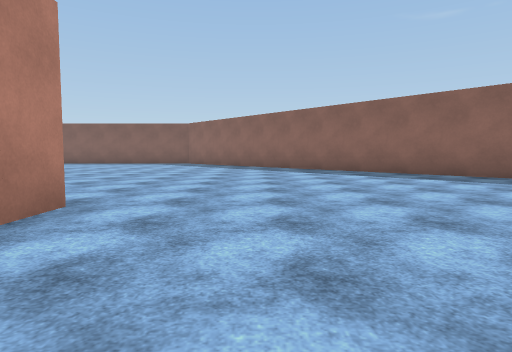
view 1 (above)

24 first-person views from a walk through a scene from a Unity 3-D project. The camera is 1.2 m above the floor, tilts 4° down and sees 75° across. The floor is counted in squares, 2 m on a side. Each view is taken from the middle of a square. On the plan, view 1 faces up. The plan holds only what a view shows up to about 10 squares ahead; the rest is blank. The place goes on beyond the plan. Surface patterns are stand-ins for the level's own textures.

view 2
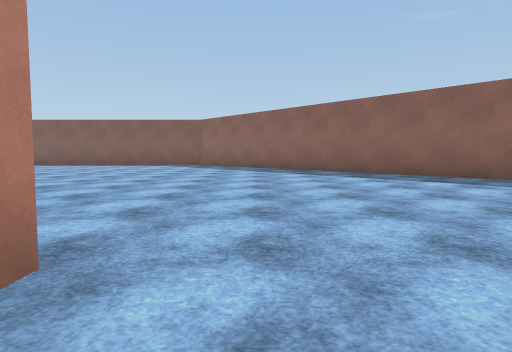

view 3
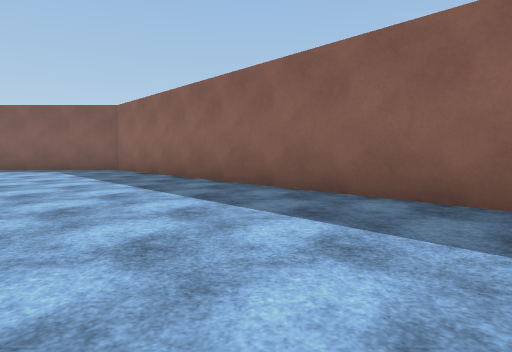

view 4
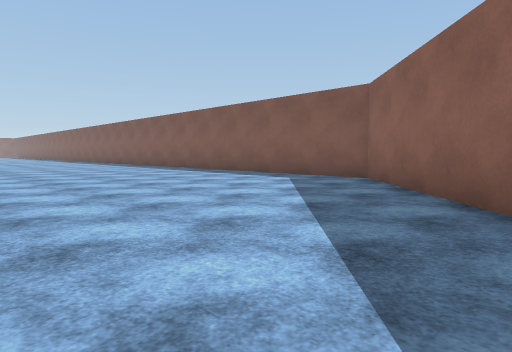

view 5
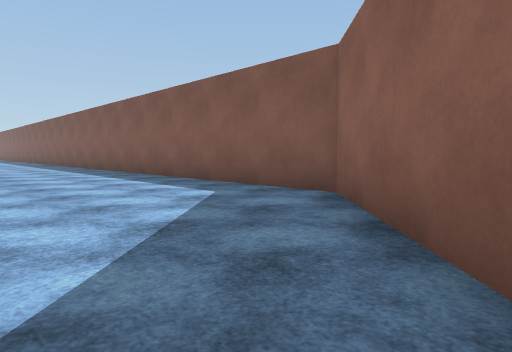

view 6
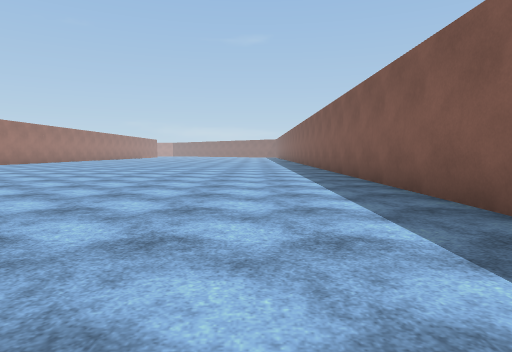

view 7
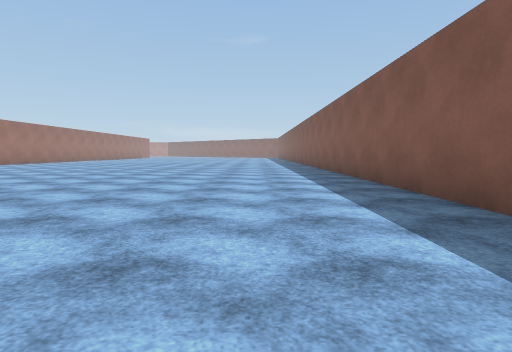

view 8
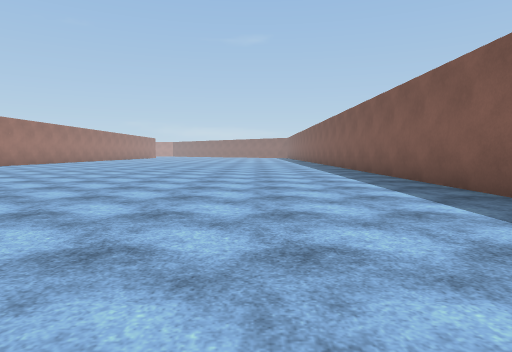

view 9
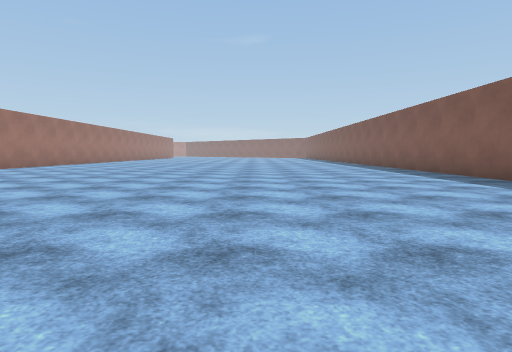

view 10
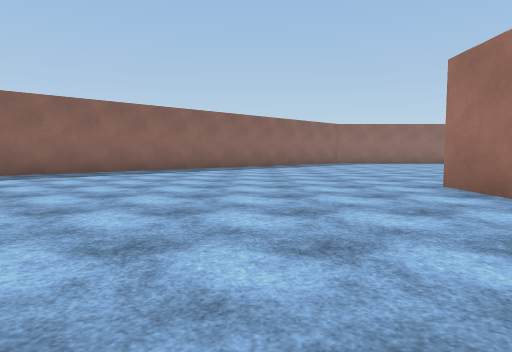

view 11
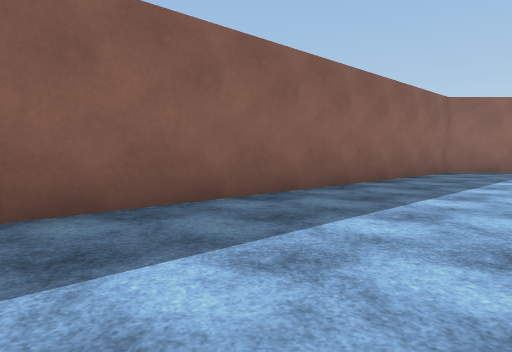

view 12
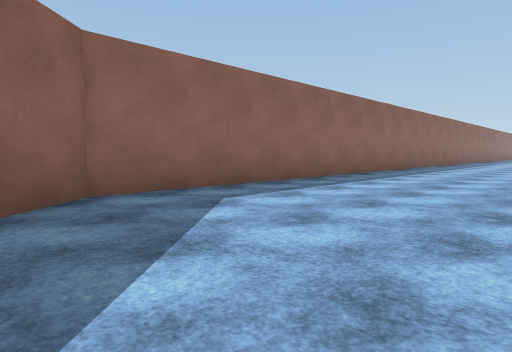

view 13
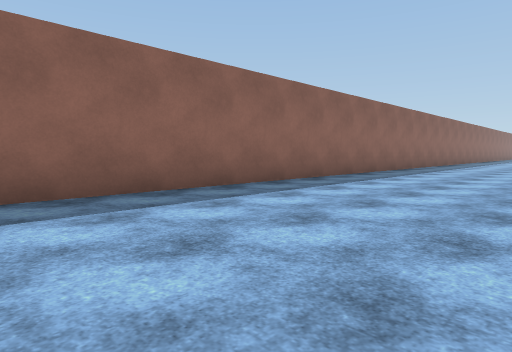

view 14
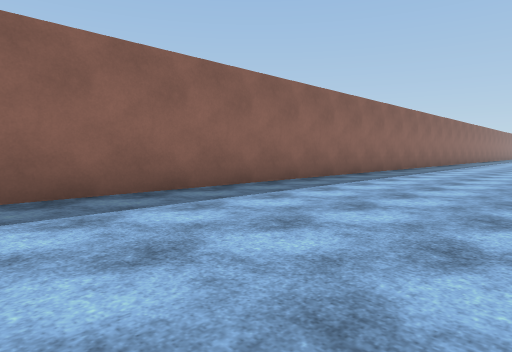

view 15
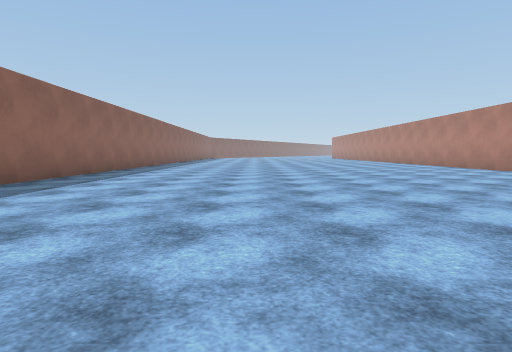

view 16
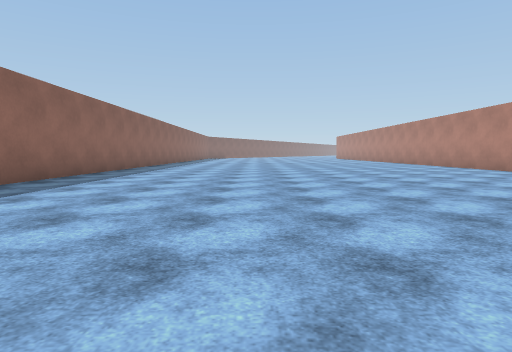

view 17
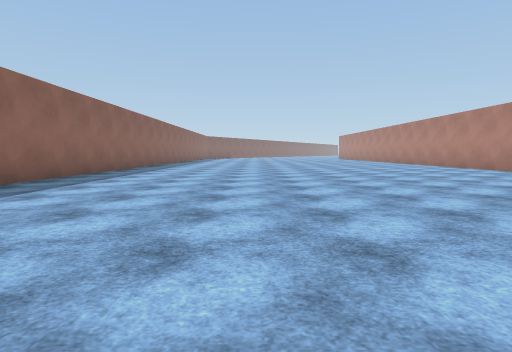

view 18
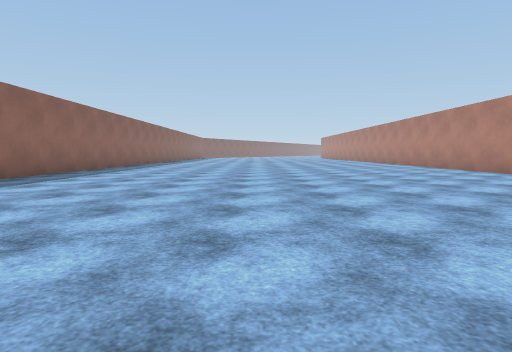

view 19
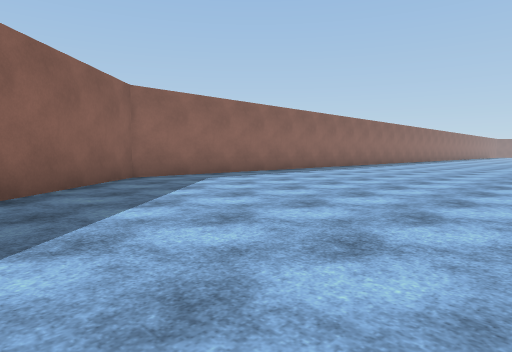

view 20
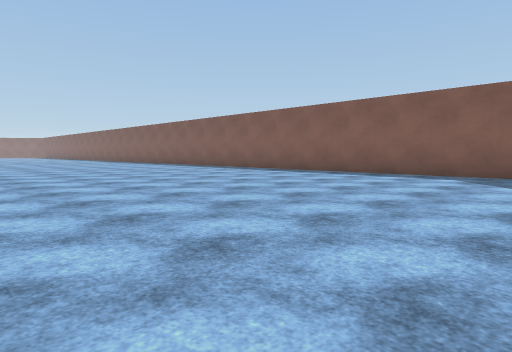

view 21
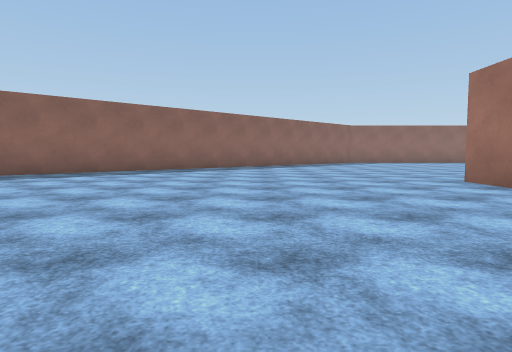

view 22
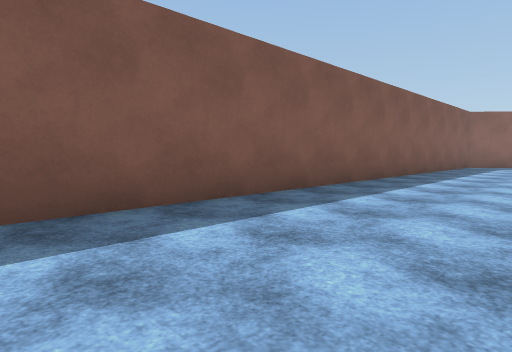

view 23
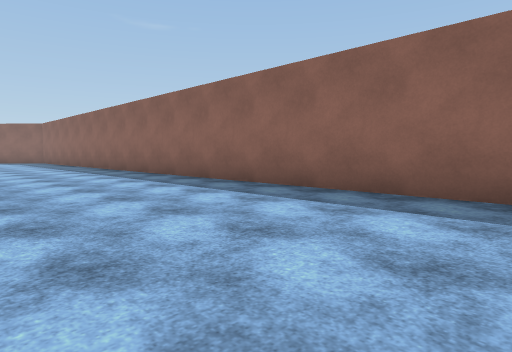

view 24
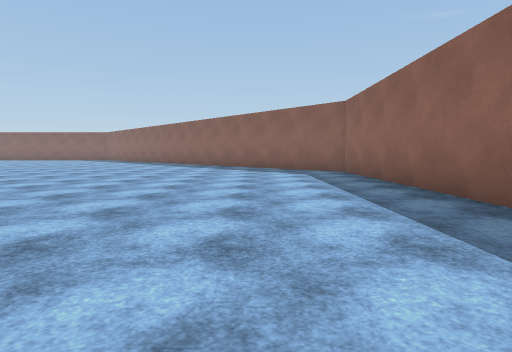

### Floor plan
Points are (right, up) in squares from view 1. A wall is a line through its corners. A room is listed if a view was taken in it or the views show most of it. See-through windows are left out.
Room 1 (views 1, 2, 3, 4, 5, 6, 7, 8, 9, 10, 11, 12, 13, 14, 15, 16, 17, 18, 19, 20, 21, 22, 23, 24)
walls: (-3.7, 3.7) (-2.1, 3.7) (-2.1, 2.6); (-2.1, -14.3) (-2.1, -15.1); (10.8, -19.1) (10.8, 2.4) (-3.7, 18.4) (-19.1, 18.4)

Where each view was taken, in squares from view 1:
view 1: 0 up, 0 right, facing up
view 2: 2 up, 1 left, facing up
view 3: 7 up, 1 right, facing up
view 4: 11 up, 0 right, facing up-left
view 5: 14 up, 1 left, facing up-left
view 6: 16 up, 5 left, facing left
view 7: 16 up, 8 left, facing left
view 8: 15 up, 9 left, facing left
view 9: 13 up, 9 left, facing left
view 10: 7 up, 8 left, facing right
view 11: 8 up, 1 right, facing right
view 12: 4 up, 6 right, facing down-right
view 13: 1 down, 6 right, facing down-right
view 14: 5 down, 6 right, facing down-right
view 15: 6 down, 6 right, facing down
view 16: 8 down, 6 right, facing down
view 17: 9 down, 6 right, facing down
view 18: 5 down, 5 right, facing down
view 19: 6 up, 3 right, facing down-right
view 20: 9 up, 3 left, facing up-left
view 21: 8 up, 9 left, facing right
view 22: 15 up, 19 left, facing up-right
view 23: 19 down, 6 right, facing up-right
view 24: 8 down, 8 right, facing up
